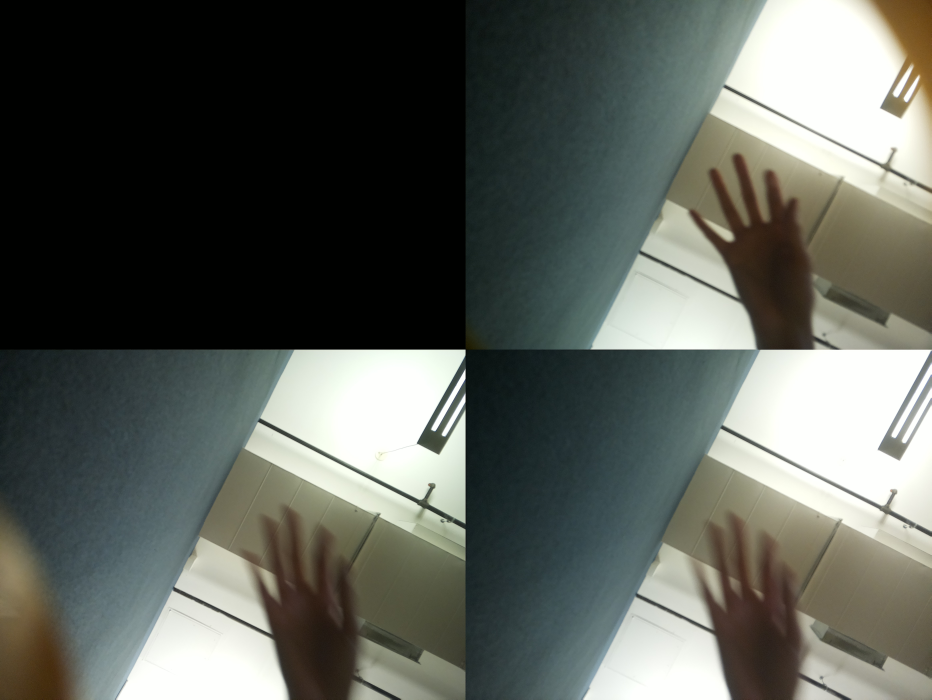
#> input picture PICTURES/20231114-164426.jpg, 4656 x 3496 px, given in place of 20261120-173745.jpg, which was not available (shown at 1/5 size)
$ python snap_and_track.py
#> lines starting #> are read from the running program, lines starting #| are printed output that depends on the picture; pictures that were not available may be replaced by others from this repository, and a replacement may not be noted
import os
import time
from PIL import Image

# Set the output directory for the photos
OUTPUT_DIR = os.path.expanduser("~/Desktop/riibiit/PICTURES")

# Set the dimensions for each camera image
WIDTH = 2328
HEIGHT = 1748

def capture_photo():
    # Generate a unique filename based on the current date and time
    filename = time.strftime("%Y%m%d-%H%M%S")

    # Use libcamera-jpeg to capture a photo and save it to the output directory
    os.system(f"libcamera-jpeg -o {os.path.join(OUTPUT_DIR, filename + '.jpg')}")

    return filename

def crop_images(filename):
    # Load the captured photo
#> called with filename = '20261120-173745'
    image_path = os.path.join(OUTPUT_DIR, filename + ".jpg")
    image = Image.open(image_path)
#> image is the input picture: PIL image 4656x3496 RGB; mean R, G, B 90.9, 95, 88.5

    # Initialize a list to store cropped images
    cropped_images = []

    for i in range(4):
        # Crop the image based on the camera's position
        x = WIDTH * (i % 2)
        y = HEIGHT * (i // 2)
        cropped_image = image.crop((x, y, x + WIDTH, y + HEIGHT))

        # Save the cropped image
        cropped_filename = f"image{i + 1}.jpg"
        cropped_image_path = os.path.join(OUTPUT_DIR, cropped_filename)
        cropped_image.save(cropped_image_path)

        cropped_images.append(cropped_image_path)
#> this loop made 4 passes
#> pass 2, in crop_images, `cropped_image = image.crop((x, y, x + WIDTH, y + HEIGHT))`:
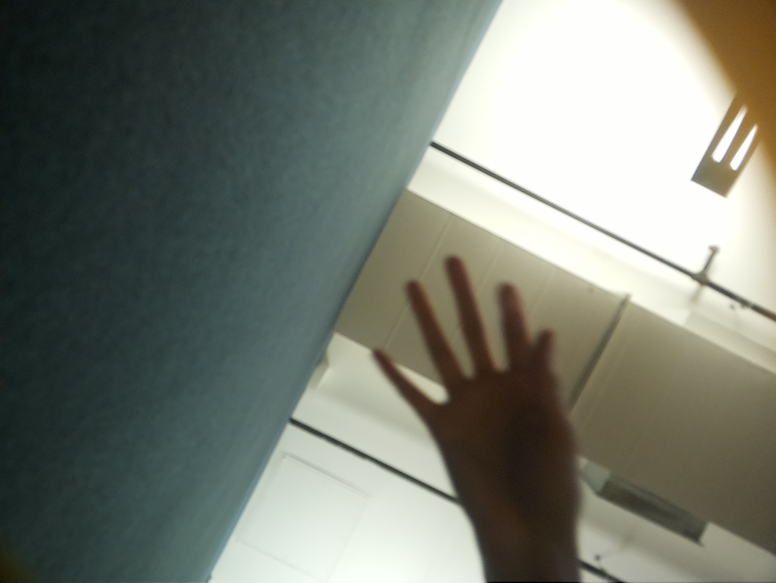
#> cropped_image: PIL image 2328x1748 RGB (shown at 1/3 size); mean R, G, B 118.4, 123.6, 113.6
#> pass 3, in crop_images, `cropped_image = image.crop((x, y, x + WIDTH, y + HEIGHT))`:
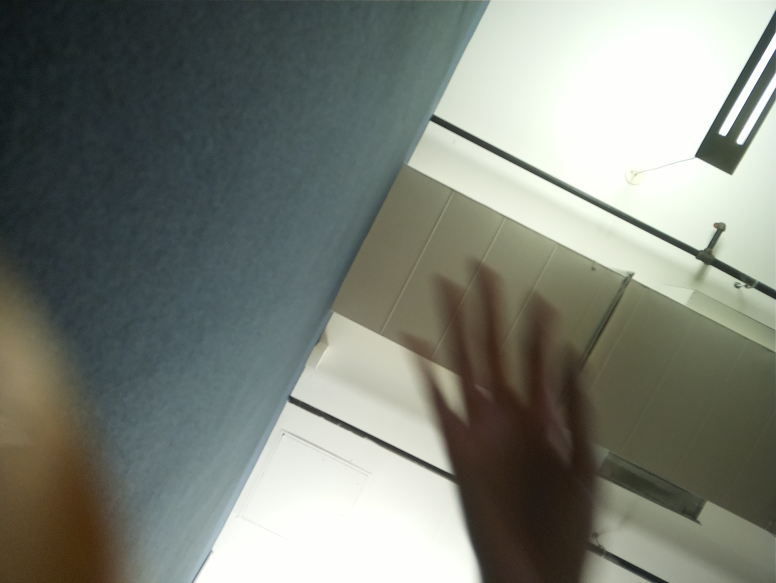
#> cropped_image: PIL image 2328x1748 RGB (shown at 1/3 size); mean R, G, B 123.4, 128.3, 119.4
#> after the loop:
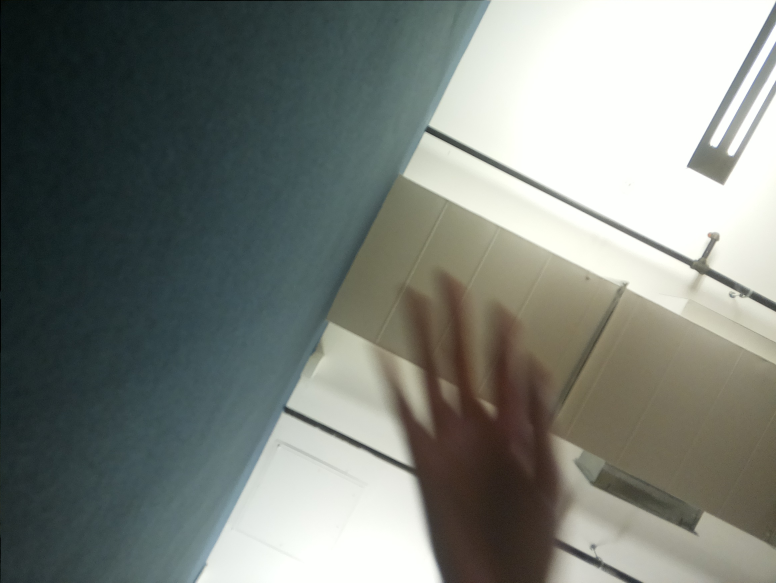
#> cropped_image: PIL image 2328x1748 RGB (shown at 1/3 size); mean R, G, B 121.6, 127.1, 121.1
#> after the loop, cropped_images = 4 items

    return cropped_images

def create_gif(images, gif_path):
    # Reverse the order of images (excluding the last one to prevent duplicate)
    reversed_images = list(reversed(images[:-1]))

    # Concatenate the list with its reverse
    forward_backward_images = images + reversed_images

    # Create animated GIF using convert
    os.system(f"convert -format jpg -rotate '-90' -resize 600 +repage -delay 20 -loop 0 -colors 100 {' '.join(forward_backward_images)} {gif_path}")

# Step 1: Capture Photo
filename = capture_photo()

# Step 2: Crop Images
cropped_images = crop_images(filename)
#> cropped_images = 4 items

# Step 3: Create GIF with Forward and Backward Looping
gif_path = os.path.join(OUTPUT_DIR, f"animated_gif_{filename}.gif")
create_gif(cropped_images, gif_path)
#> in create_gif, `reversed_images = list(reversed(images[:-1]))`: reversed_images = 3 items
#> in create_gif, `forward_backward_images = images + reversed_images`: forward_backward_images = 7 items

$ run again, on PICTURES/20231116-105010.jpg
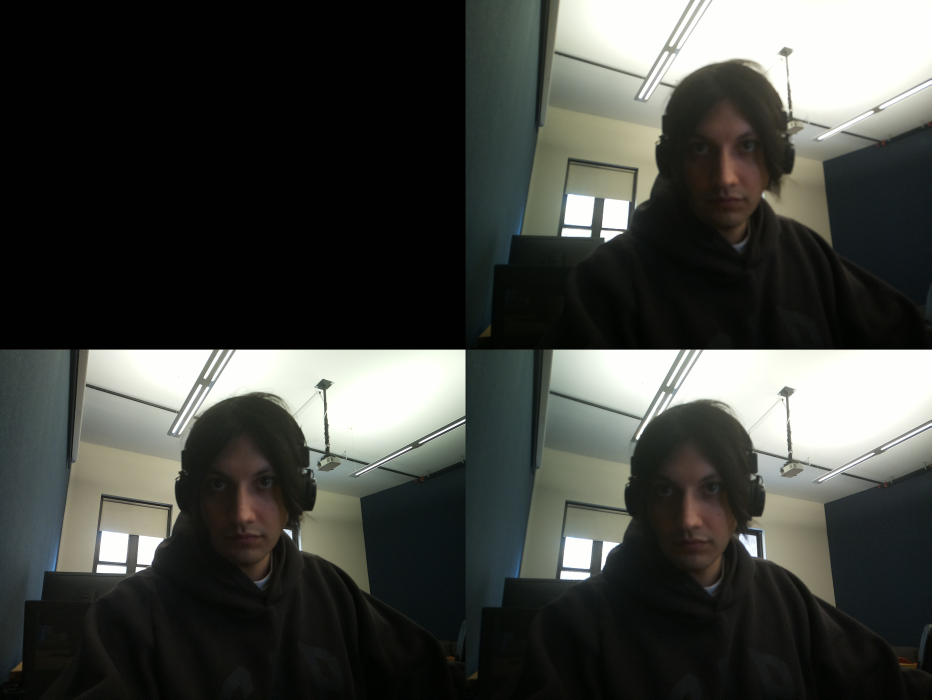
#> input picture PICTURES/20231116-105010.jpg, 4656 x 3496 px, given in place of 20261120-173747.jpg, which was not available (shown at 1/5 size)
#> in crop_images, image is the input picture: PIL image 4656x3496 RGB; mean R, G, B 65.1, 67.5, 63.1
#> the loop in crop_images, `for i in range(4): # Crop the image based on the camera's position` made 4 passes
#> pass 3, in crop_images, `cropped_image = image.crop((x, y, x + WIDTH, y + HEIGHT))`:
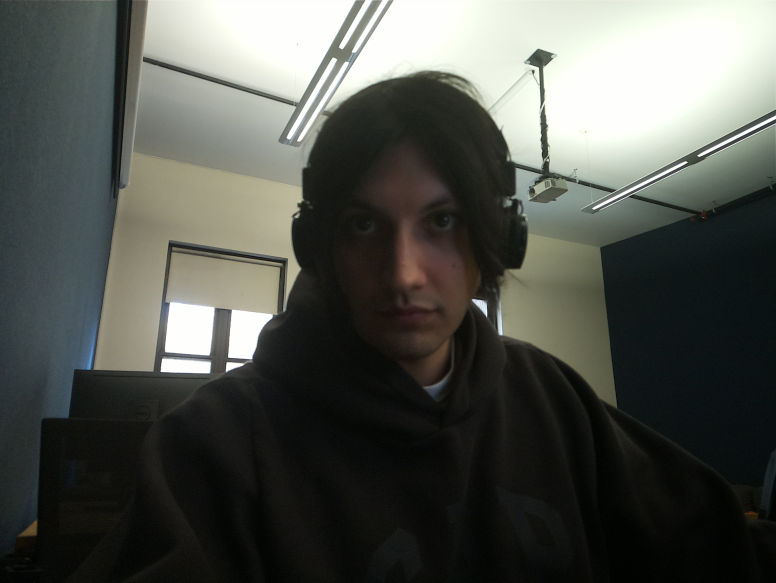
#> cropped_image: PIL image 2328x1748 RGB (shown at 1/3 size); mean R, G, B 82.1, 84.8, 79.1
#> after the loop in crop_images, `for i in range(4):`:
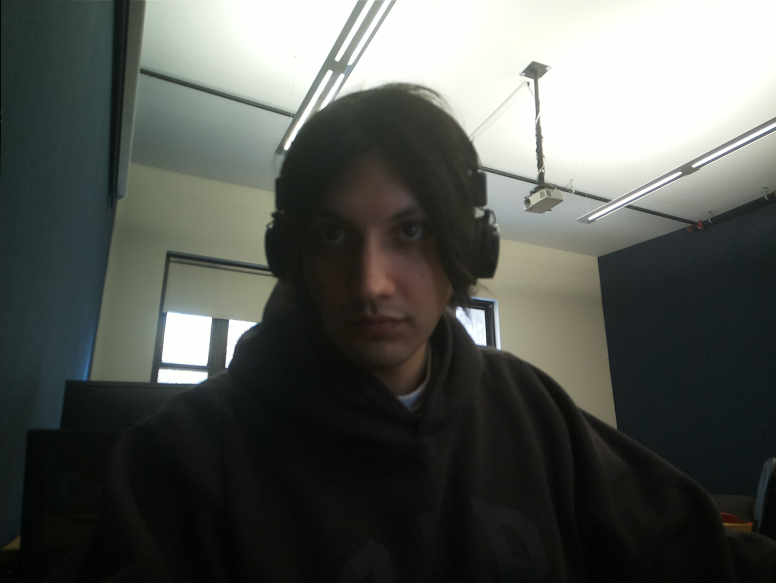
#> cropped_image: PIL image 2328x1748 RGB (shown at 1/3 size); mean R, G, B 85.2, 88.5, 84
#> after the loop in crop_images, `for i in range(4):`: cropped_images = 4 items
#> reversed_images = 3 items
#> forward_backward_images = 7 items
